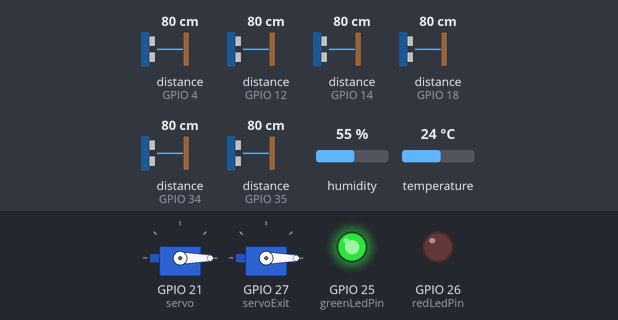
The program below on a simulated ESP32. Shown: 2 × servo, output pins drawn as LEDs (lit = HIGH). Inputs (shaded band) come from the test bench; at power-on: distance to the obstacle (sensors on GPIO 18, GPIO 34, GPIO 4, GPIO 12, GPIO 14, GPIO 35) 80 cm, humidity 55 %, temperature 24 °C. WiFi joins after 1.5 s; servers stay silent unless stated; no MQTT or app messages arrive unless stated; what the program prints to the serial monitor is not drawn.

Above: at 2.7 s.
2.8 s: distance to the obstacle (sensor on GPIO 18) set to 11 cm
4.9 s: distance to the obstacle (sensor on GPIO 18) set to 8 cm
At 6.5 s:
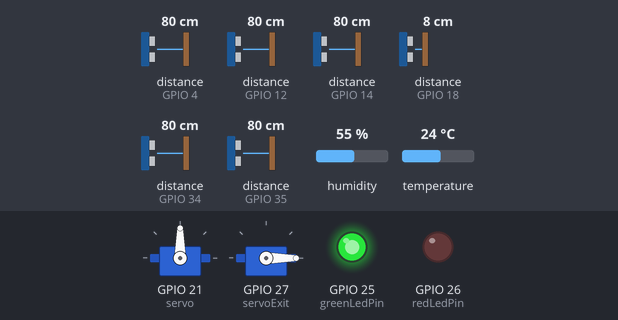
7.4 s: distance to the obstacle (sensor on GPIO 34) set to 11 cm
9.2 s: distance to the obstacle (sensor on GPIO 34) set to 8 cm
At 11.1 s:
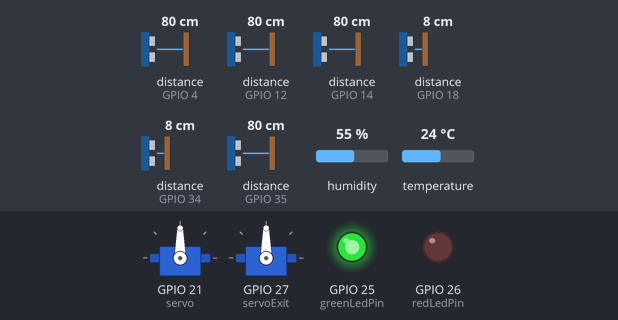
11.6 s: distance to the obstacle (sensor on GPIO 18) set to 35 cm
At 12.8 s:
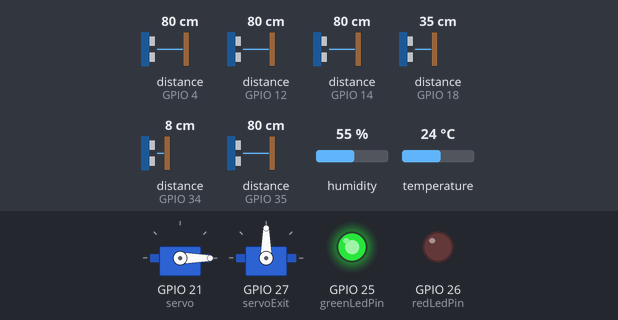
13.7 s: distance to the obstacle (sensor on GPIO 18) set to 2 cm
At 15.6 s:
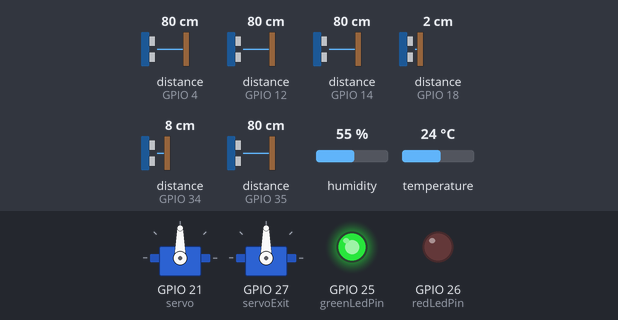
Timing chart, 0 to 16.8 s (numbered marks = the images above; inputs shaded):
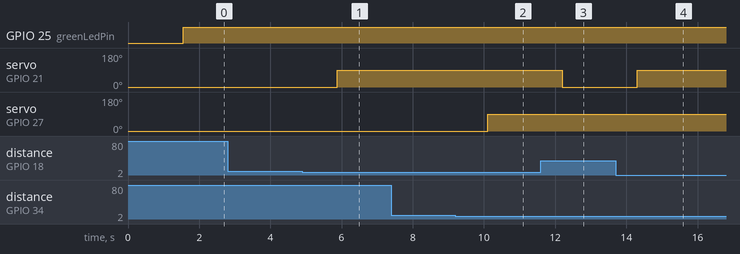

Measured:
- the behaviour switches between 10 and 9 cm on distance to the obstacle (sensor on GPIO 18) (found by bisection; images 0 and 1)
- the behaviour switches between 10 and 9 cm on distance to the obstacle (sensor on GPIO 34) (found by bisection; images 1 and 2)
- after the input at 2.8 s, every drawn part: stays the same
- after the input at 4.9 s, servo on GPIO 21 (servo): 0° → 90° after 0.98 s
- after the input at 7.4 s, every drawn part: stays the same
- after the input at 9.2 s, servo on GPIO 27 (servoExit): 0° → 90° after 0.90 s
- after the input at 11.6 s, servo on GPIO 21 (servo): 90° → 0° after 0.59 s
- after the input at 13.7 s, servo on GPIO 21 (servo): 0° → 90° after 0.60 s

The program:

main.cpp
```cpp
#include <WiFi.h>
#include <PubSubClient.h>
#include <DHT.h>
#include <Ultrasonic.h>
#include <ESP32Servo.h>
#include <Wire.h>

const char *ssid = "Wokwi-GUEST";
const char *password = "";
const char *mqttServer = "test.mosquitto.org";
const int mqttPort = 1883;
const char *mqttUser = "";
const char *mqttPassword = "";
const char *temperatureTopic = "provaTopic/temperature";
const char *parkingTopic = "provaTopic/parking";
const char *accessTopic = "provaTopic/access";
const char *pythonTrigger = "provaTopic/pythonTrigger";
const char *devicesMonitoring = "provaTopic/devicesMonitoring";

DHT dht(15, DHT22);
Ultrasonic ultrasonic[] = {
    Ultrasonic(13, 35),
    Ultrasonic(19, 12),
    Ultrasonic(32, 14),
    Ultrasonic(33, 4)};
Ultrasonic ultrasonic_access[] = {
    Ultrasonic(5, 18),
    Ultrasonic(2, 34)};
Servo servo;
Servo servoExit;

WiFiClient espClient;
PubSubClient client(espClient);

bool occupiedParking[] = {false, false, false, false};
int getArrayLengthOccupiedParking = sizeof(occupiedParking) / sizeof(bool);
// bool prevOccupiedParking[] = {false, false, false, false};
bool accessTry[] = {false, false};
bool deviceMonitoring[] = {true, true, true, true, true, true};
int getArrayLengthDeviceMonitoring = sizeof(deviceMonitoring) / sizeof(bool);

// d25 green led d26 red led
const int greenLedPin = 25;
const int redLedPin = 26;

void setup()
{

    Serial.begin(115200);

    // Initialize and connect to WiFi
    WiFi.begin(ssid, password);
    while (WiFi.status() != WL_CONNECTED)
    {
        delay(500);
        Serial.print(".");
    }
    Serial.println("WiFi connected");

    servo.attach(21);
    servoExit.attach(27);

    servo.write(0);
    servoExit.write(0);

    // Initialize LED pins as outputs
    pinMode(greenLedPin, OUTPUT);
    pinMode(redLedPin, OUTPUT);

    // Connect to MQTT broker
    client.setServer(mqttServer, mqttPort);
    while (!client.connected())
    {
        if (client.connect("esp32-client", mqttUser, mqttPassword))
        {
            Serial.println("Connected to MQTT broker");
        }
        else
        {
            Serial.print("Failed, rc=");
            Serial.print(client.state());
            Serial.println(" retrying...");
            delay(5000);
        }
    }
}

void loop()
{

    // Temperature reading
    float temperature = dht.readTemperature();
    float humidity = dht.readHumidity();
    if (!isnan(temperature) && !isnan(humidity))
    {
        String temperatureMessage = "{\"temp\": " + String(temperature) + ", \"humidity\": " + String(humidity) + "}";
        Serial.println("Publishing temperature: " + temperatureMessage);
        client.publish(temperatureTopic, temperatureMessage.c_str());
    }

    // checking istantaneatly the number of occupied park
    int numFreeSpots = 0;
    for (int i = 0; i < getArrayLengthOccupiedParking; i++)
    {
        if (!occupiedParking[i])
        {
            numFreeSpots++;
        }
    }
    bool all_occupied = false;
    if (numFreeSpots == 0)
    {
        all_occupied = true;
    }

    // set the green led high when a park is free, else the park is full so turn on the red light
    if (all_occupied)
    {
        // Turn on the red LED and turn off the green LED
        digitalWrite(greenLedPin, LOW);
        digitalWrite(redLedPin, HIGH);
    }
    else
    {
        // Turn on the green LED and turn off the red LED
        digitalWrite(greenLedPin, HIGH);
        digitalWrite(redLedPin, LOW);
    }

    // Parking and access status reading
    for (int i = 0; i < getArrayLengthOccupiedParking; i++)
    {
        int distance = ultrasonic[i].read();
        occupiedParking[i] = (distance < 10) ? true : false; // handling parking sensors
        deviceMonitoring[i] = (distance < 2 || distance > 400) ? false : true;
    }

    // PARKING SERVO'S AND PLATE RECOGNITION AND MONITORING
    // when the car pass leaves the sensor
    if (ultrasonic_access[0].read() > 10 && accessTry[0])
    {
        servo.write(0);
        accessTry[0] = false;

        // message for entrance request that will call the plate recognition
        String plateMessageEntrance = "{\"EntranceRequest\": " + String(true) + ", \"ExitRequest\": " + String(false) + "}";
        Serial.println("Publishing entrance_plate: " + plateMessageEntrance);
        client.publish(pythonTrigger, plateMessageEntrance.c_str());
    }
    if (ultrasonic_access[1].read() > 10 && accessTry[1])
    {
        servoExit.write(0);
        accessTry[1] = false;

        // message for exit request that will call the plate recognition
        String plateMessageExit = "{\"EntranceRequest\": " + String(false) + ", \"ExitRequest\": " + String(true) + "}";
        Serial.println("Publishing exit_plate: " + plateMessageExit);
        client.publish(pythonTrigger, plateMessageExit.c_str());
    }
    // when the car is listened by the sensor
    if (ultrasonic_access[0].read() < 10 && !all_occupied)
    {
        accessTry[0] = true;
        servo.write(90);
    }
    if (ultrasonic_access[1].read() < 10)
    {
        accessTry[1] = true;
        servoExit.write(90);
    }
    // finish the device monitoring
    deviceMonitoring[4] = (ultrasonic_access[0].read() < 2 || ultrasonic_access[0].read() > 400) ? false : true;
    deviceMonitoring[5] = (ultrasonic_access[1].read() < 2 || ultrasonic_access[1].read() > 400) ? false : true;

    // message for the Device Monitoring
    String message = "{";
    for (int i = 0; i < getArrayLengthDeviceMonitoring - 1; i++)
    {
        message += " \"Device " + String(i + 1) + "\" : " + String(deviceMonitoring[i]) + " ,";
    }
    message += " \"Device " + String(getArrayLengthDeviceMonitoring) + "\" : " + String(deviceMonitoring[getArrayLengthDeviceMonitoring - 1]);
    message += " }";
    Serial.println("Publishing device monitoring: " + message);
    client.publish(devicesMonitoring, message.c_str());

    // Decomment this to send data of parking occupation every time a sensor change:
    // bool changed = false;
    // for(int i = 0; i < getArrayLengthOccupiedParking && changed == false; i++){
    //     if(prevOccupiedParking[i] != occupiedParking[i])
    //         changed = true;
    // }

    // if(changed){
    //  Generate the message for the parking
    String parkingMessage = "{ ";
    for (int i = 0; i < getArrayLengthOccupiedParking - 1; i++)
    {
        parkingMessage += "\"Parking " + String(i + 1) + "\": " + String(occupiedParking[i]) + " , ";
    }
    parkingMessage += "\"Parking " + String(getArrayLengthOccupiedParking) + "\": " + String(occupiedParking[getArrayLengthOccupiedParking - 1]) + " }";
    Serial.println("Publishing parking: " + parkingMessage);
    client.publish(parkingTopic, parkingMessage.c_str());
    // for(int i = 0; i < getArrayLengthOccupiedParking; i++)
    //     prevOccupiedParking[i] = occupiedParking[i];
    //}

    delay(1000);
}
```
